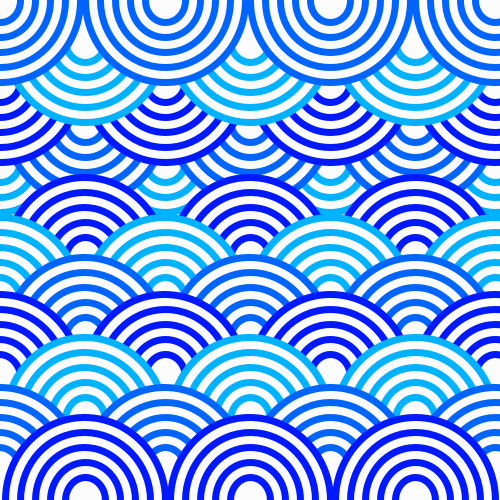
Frame 1 (no input)
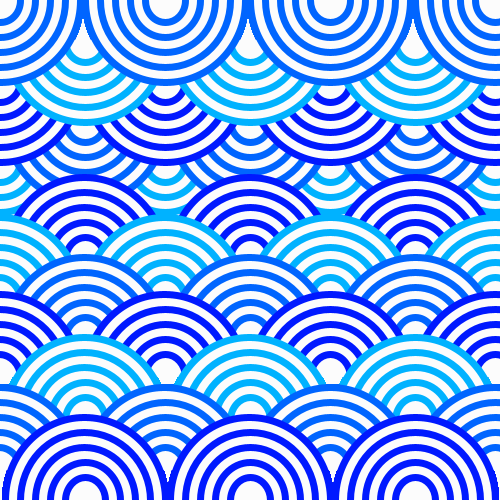
Frame 60 (the mouse pressed at the canvas centre just before this capture)
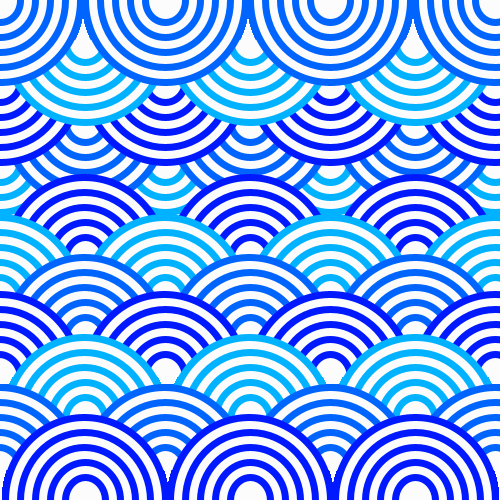
Frame 120 (the mouse held since frame 60 and released just before this capture)

The Processing sketch that drew these frames (run headless with seeded random() and noise(); from frame 60 on, the mouse is pressed at the canvas centre):

// Processing sketch: processing_11317
// ── processing_11317.pde

//Wave

void setup() {
  size(500, 500); //サイズ指定
  colorMode(HSB, 100); //カラーモードをHSBに指定
  background(99); //背景を白に
  fill(99); //塗りを白に
  smooth(); //線を滑らかに
  strokeWeight(7); //線の太さを７に
}

void draw() {
  
  for(int i = 0; i < 4; i++) {
    //波(上)1
    stroke(55, 100, 100);
    arc(0 + 165 * i, 160, 160, 165, 0, PI);
    arc(0 + 165 * i, 160, 130, 135, 0, PI);
    arc(0 + 165 * i, 160, 100, 105, 0, PI);
    arc(0 + 165 * i, 160, 70, 75, 0, PI);
    arc(0 + 165 * i, 160, 40, 45, 0, PI);
}
  
  for(int i = 0; i < 3; i++) {
    //波(上)2
    stroke(60, 100, 100);
    arc(85 + 165 * i, 120, 160, 165, 0, PI);
    arc(85 + 165 * i, 120, 130, 135, 0, PI);
    arc(85 + 165 * i, 120, 100, 105, 0, PI);
    arc(85 + 165 * i, 120, 70, 75, 0, PI);
    arc(85 + 165 * i, 120, 40, 45, 0, PI);
}
  
  for(int i = 0; i < 4; i++) {
    //波(上)3
    stroke(65, 100, 100);
    arc(0 + 165 * i, 80, 160, 165, 0, PI);
    arc(0 + 165 * i, 80, 130, 135, 0, PI);
    arc(0 + 165 * i, 80, 100, 105, 0, PI);
    arc(0 + 165 * i, 80, 70, 75, 0, PI);
    arc(0 + 165 * i, 80, 40, 45, 0, PI);
}
  
  for(int i = 0; i < 3; i++) {
    //波(上)4
    stroke(55, 100, 100);
    arc(85 + 165 * i, 40, 160, 165, 0, PI);
    arc(85 + 165 * i, 40, 130, 135, 0, PI);
    arc(85 + 165 * i, 40, 100, 105, 0, PI);
    arc(85 + 165 * i, 40, 70, 75, 0, PI);
    arc(85 + 165 * i, 40, 40, 45, 0, PI);
}
  
  for(int i = 0; i < 4; i++) {
    //波(上)5
    stroke(60, 100, 100);
    arc(0 + 165 * i, 0, 160, 165, 0, PI);
    arc(0 + 165 * i, 0, 130, 135, 0, PI);
    arc(0 + 165 * i, 0, 100, 105, 0, PI);
    arc(0 + 165 * i, 0, 70, 75, 0, PI);
    arc(0 + 165 * i, 0, 40, 45, 0, PI);
}
  
  for(int i = 0; i < 3; i++) {
    //波(下)1
    stroke(65, 100, 100);
    arc(85 + 165 * i, 260, 160, 165, TWO_PI-PI, TWO_PI);
    arc(85 + 165 * i, 260, 130, 135, TWO_PI-PI, TWO_PI);
    arc(85 + 165 * i, 260, 100, 105, TWO_PI-PI, TWO_PI);
    arc(85 + 165 * i, 260, 70, 75, TWO_PI-PI, TWO_PI);
    arc(85 + 165 * i, 260, 40, 45, TWO_PI-PI, TWO_PI);
}
  
  for(int i = 0; i < 4; i++) {
    //波(下)2
    stroke(55, 100, 100);
    arc(0 + 165 * i, 300, 160, 165, TWO_PI-PI, TWO_PI);
    arc(0 + 165 * i, 300, 130, 135, TWO_PI-PI, TWO_PI);
    arc(0 + 165 * i, 300, 100, 105, TWO_PI-PI, TWO_PI);
    arc(0 + 165 * i, 300, 70, 75, TWO_PI-PI, TWO_PI);
    arc(0 + 165 * i, 300, 40, 45, TWO_PI-PI, TWO_PI);
}

  for(int i = 0; i < 3; i++) {
    //波(下)3
    stroke(60, 100, 100);
    arc(85 + 165 * i, 340, 160, 165, TWO_PI-PI, TWO_PI);
    arc(85 + 165 * i, 340, 130, 135, TWO_PI-PI, TWO_PI);
    arc(85 + 165 * i, 340, 100, 105, TWO_PI-PI, TWO_PI);
    arc(85 + 165 * i, 340, 70, 75, TWO_PI-PI, TWO_PI);
    arc(85 + 165 * i, 340, 40, 45, TWO_PI-PI, TWO_PI);
}

  for(int i = 0; i < 4; i++) {
    //波(下)4
    stroke(65, 100, 100);
    arc(0 + 165 * i, 377, 160, 165, TWO_PI-PI, TWO_PI);
    arc(0 + 165 * i, 377, 130, 135, TWO_PI-PI, TWO_PI);
    arc(0 + 165 * i, 377, 100, 105, TWO_PI-PI, TWO_PI);
    arc(0 + 165 * i, 377, 70, 75, TWO_PI-PI, TWO_PI);
    arc(0 + 165 * i, 377, 40, 45, TWO_PI-PI, TWO_PI);
}

  for(int i = 0; i < 3; i++) {
    //波(下)5
    stroke(55, 100, 100);
    arc(85 + 165 * i, 420, 160, 165, TWO_PI-PI, TWO_PI);
    arc(85 + 165 * i, 420, 130, 135, TWO_PI-PI, TWO_PI);
    arc(85 + 165 * i, 420, 100, 105, TWO_PI-PI, TWO_PI);
    arc(85 + 165 * i, 420, 70, 75, TWO_PI-PI, TWO_PI);
    arc(85 + 165 * i, 420, 40, 45, TWO_PI-PI, TWO_PI);
}

  for(int i = 0; i < 4; i++) {
    //波(下)6
    stroke(60, 100, 100);
    arc(0 + 165 * i, 470, 160, 165, TWO_PI-PI, TWO_PI);
    arc(0 + 165 * i, 470, 130, 135, TWO_PI-PI, TWO_PI);
    arc(0 + 165 * i, 470, 100, 105, TWO_PI-PI, TWO_PI);
    arc(0 + 165 * i, 470, 70, 75, TWO_PI-PI, TWO_PI);
    arc(0 + 165 * i, 470, 40, 45, TWO_PI-PI, TWO_PI);
}

  for(int i = 0; i < 3; i++) {
    //波(下)7
    stroke(65, 100, 100);
    arc(85 + 165 * i, 500, 160, 165, TWO_PI-PI, TWO_PI);
    arc(85 + 165 * i, 500, 130, 135, TWO_PI-PI, TWO_PI);
    arc(85 + 165 * i, 500, 100, 105, TWO_PI-PI, TWO_PI);
    arc(85 + 165 * i, 500, 70, 75, TWO_PI-PI, TWO_PI);
    arc(85 + 165 * i, 500, 40, 45, TWO_PI-PI, TWO_PI);
}

    save("0812034.png");
}
